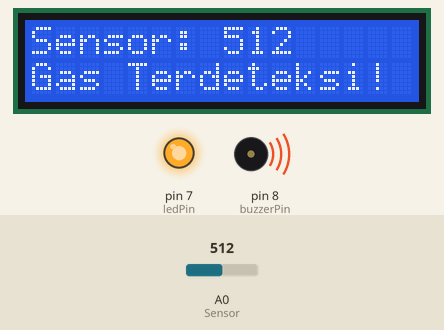
A sketch run on a simulated Arduino Uno, built with avr-gcc and run on an emulated ATmega328P. Shown: 16×2 character LCD, output pins drawn as LEDs (lit = HIGH), buzzer (waves = sounding, pin HIGH). Inputs (shaded band) come from the test bench; at power-on: A0 (Sensor) = 512. What the sketch prints to the serial monitor is not drawn.

Above: at 3.2 s.
3.3 s: A0 (Sensor) set to 107
At 3.7 s:
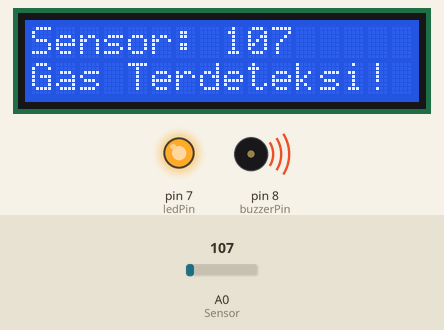
4.8 s: A0 (Sensor) set to 94
At 6.0 s:
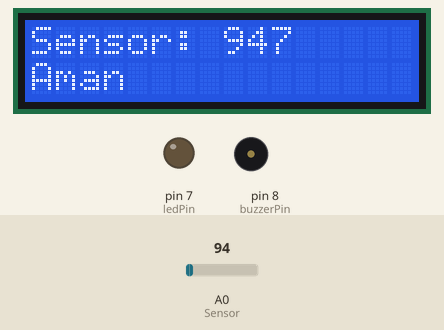
6.3 s: A0 (Sensor) set to 110
At 7.2 s:
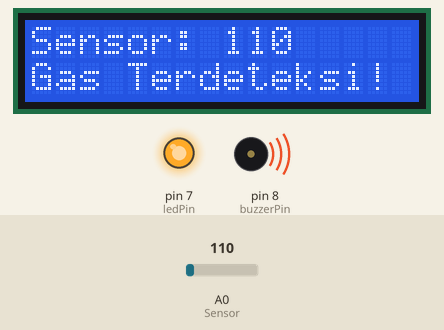
7.8 s: A0 (Sensor) set to 90
At 8.3 s:
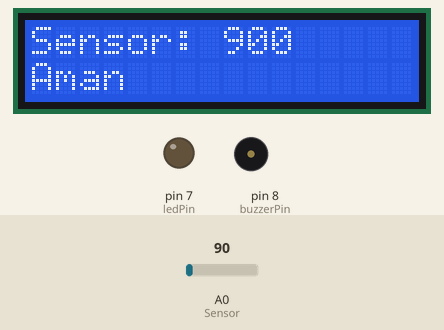
Timing chart, 0 to 10.3 s (numbered marks = the images above; inputs shaded):
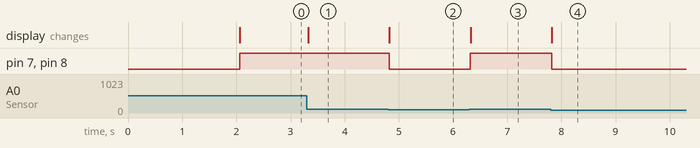

The sketch:

mq5.ino
```cpp
#include <LiquidCrystal.h> // Sertakan library LiquidCrystal

// Pin LCD
const int rs = 12, en = 11, d4 = 5, d5 = 4, d6 = 3, d7 = 2;
LiquidCrystal lcd(rs, en, d4, d5, d6, d7);

#define ledPin 7  // Pin LED
#define buzzerPin 8 // Pin buzzer
#define Sensor A0 // Pin sensor MQ-5

void setup() {
  pinMode(Sensor, INPUT);
  pinMode(ledPin, OUTPUT);
  pinMode(buzzerPin, OUTPUT);
  lcd.begin(16, 2); // Inisialisasi LCD 16x2
  Serial.begin(9600);
  Serial.println("MQ5 Heating Up!");
  delay(2000); // Waktu pemanasan sensor
}

void loop() {
  int gas_value = analogRead(Sensor);
  Serial.print("Sensor Value: ");
  Serial.println(gas_value);

  lcd.setCursor(0, 0); // Atur kursor ke baris pertama, kolom pertama
  lcd.print("Sensor: ");
  lcd.print(gas_value);

  if (gas_value > 100) { // Atur ambang batas sesuai kebutuhan
    digitalWrite(ledPin, HIGH); // Nyalakan LED
    digitalWrite(buzzerPin, HIGH); // Nyalakan buzzer
    lcd.setCursor(0, 1); // Atur kursor ke baris kedua, kolom pertama
    lcd.print("Gas Terdeteksi!");
  } else {
    digitalWrite(ledPin, LOW); // Matikan LED
    digitalWrite(buzzerPin, LOW); // Matikan buzzer
    lcd.setCursor(0, 1);
    lcd.print("Aman           "); // Bersihkan baris kedua
  }
}
```

Measured:
- the behaviour switches between 101 and 100 on A0 (Sensor) (found by bisection; images 1 and 2)
- after the input at 3.3 s, the display: changes at once (image 1)
- after the input at 4.8 s, pin 7 (ledPin), pin 8 (buzzerPin): HIGH → LOW at once; the display: changes at once (image 2)
- after the input at 6.3 s, pin 7 (ledPin), pin 8 (buzzerPin): LOW → HIGH at once; the display: changes at once (image 3)
- after the input at 7.8 s, pin 7 (ledPin), pin 8 (buzzerPin): HIGH → LOW at once; the display: changes at once (image 4)
